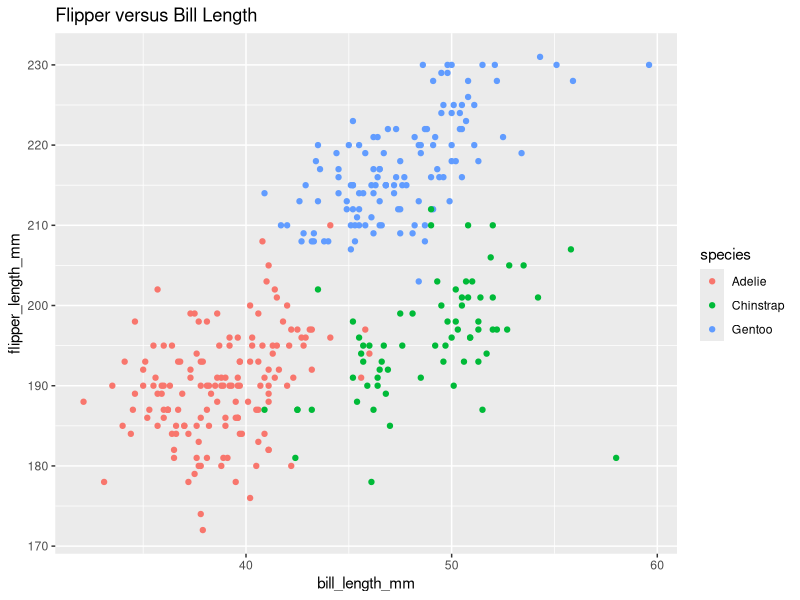
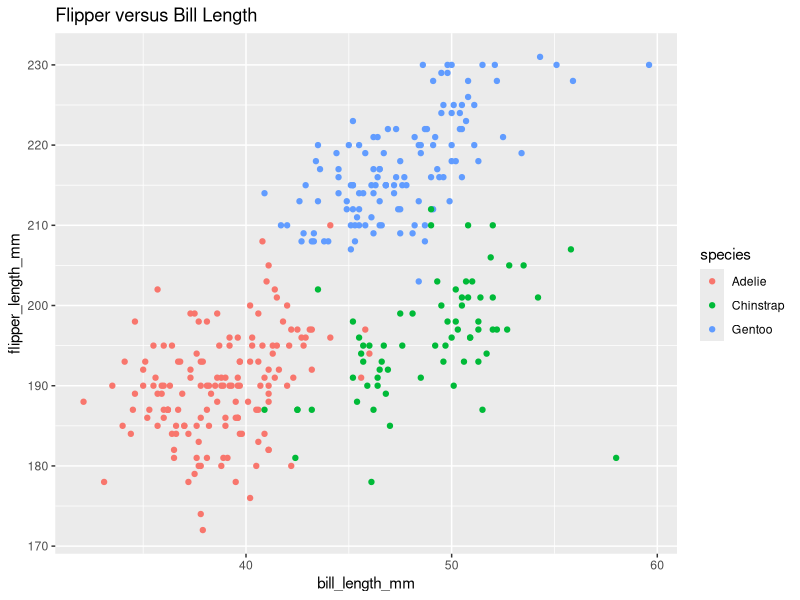

These charts were generated, in order, by the following R code:
## ---- chunk 1

library(tidyverse)
library(ggplot2)

## ---- chunk 2

set.seed(10)

data_table <- tibble(
  my_variable = rnorm(10),
  logical_vec = my_variable > 0,
  ten_char_vector = c("c", "h", "a", "r", "a", "c", "t", "e", "r", "s"),
  three_levels = factor(c("one", "two", "three", "three", "two", "one", "one", "one", "three", "three"))
)

data_table
## ---- chunk 3

mean(pull(data_table, my_variable))
mean(pull(data_table, logical_vec))
mean(pull(data_table, ten_char_vector))
mean(pull(data_table, three_levels))

## ---- chunk 4

converted_num1 = as.numeric(pull(data_table, logical_vec))
converted_num2 = as.numeric(pull(data_table, ten_char_vector))
converted_num3 = as.numeric(pull(data_table, three_levels))

## ---- chunk 5

mean(converted_num1)
mean(converted_num2)
mean(converted_num3)

## ---- chunk 6

library(palmerpenguins)
data("penguins", package = "palmerpenguins")

## ---- chunk 7

summary(pull(penguins,bill_length_mm))
        
## ---- chunk 8

summary(pull(penguins,bill_depth_mm))
        
## ---- chunk 9

summary(pull(penguins,body_mass_g))
        
## ---- chunk 10

summary(pull(penguins,flipper_length_mm))
        
## ---- chunk 11

ggplot(penguins, aes(x = bill_length_mm, y = flipper_length_mm, color = species)) + geom_point() + ggtitle("Flipper versus Bill Length")

## ---- chunk 12

ggsave("penguin_scatter_plot.pdf", plot = last_plot(), height = 4, width = 6)

